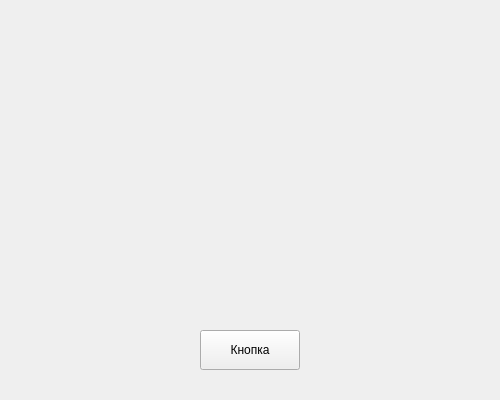
<?xml version="1.0" encoding="UTF-8"?>
<ui version="4.0">
 <class>MainWindow</class>
 <widget class="QMainWindow" name="MainWindow">
  <property name="geometry">
   <rect>
    <x>0</x>
    <y>0</y>
    <width>500</width>
    <height>400</height>
   </rect>
  </property>
  <property name="windowTitle">
   <string>MainWindow</string>
  </property>
  <widget class="QWidget" name="centralwidget">
   <widget class="QPushButton" name="btn">
    <property name="geometry">
     <rect>
      <x>200</x>
      <y>330</y>
      <width>100</width>
      <height>40</height>
     </rect>
    </property>
    <property name="text">
     <string>Кнопка</string>
    </property>
   </widget>
  </widget>
 </widget>
 <resources/>
 <connections/>
</ui>
